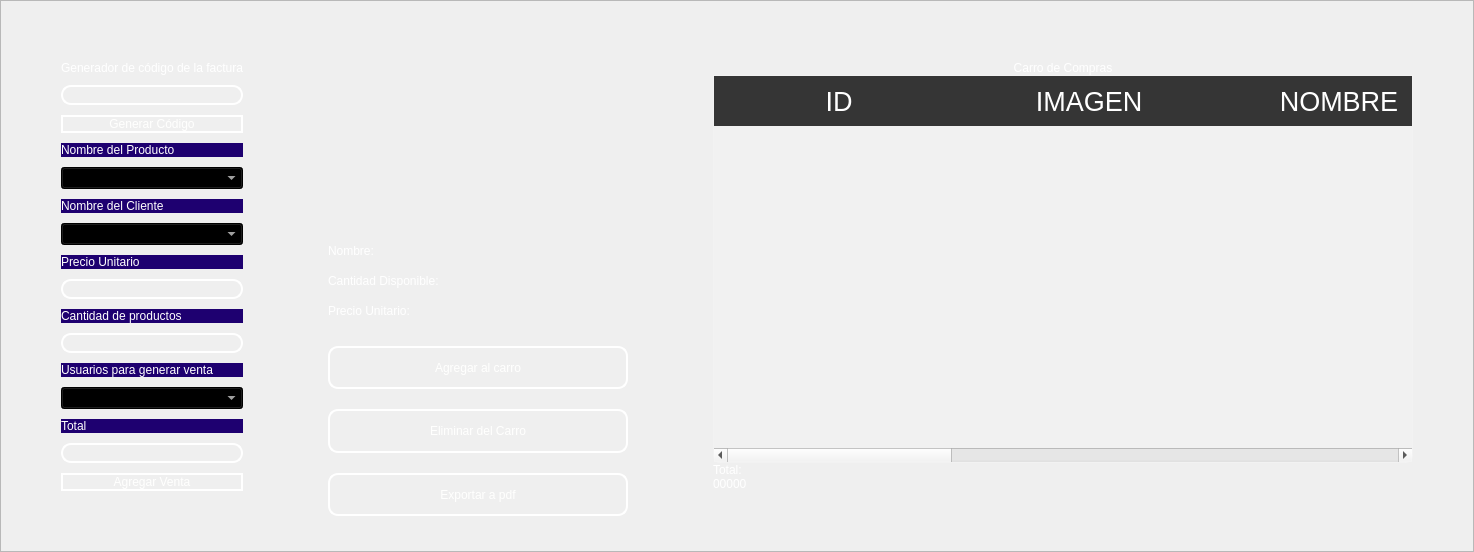
        <widget class="QFrame" name="frame_3">
         <property name="sizePolicy">
          <sizepolicy hsizetype="Maximum" vsizetype="Preferred">
           <horstretch>0</horstretch>
           <verstretch>0</verstretch>
          </sizepolicy>
         </property>
         <property name="layoutDirection">
          <enum>Qt::LeftToRight</enum>
         </property>
         <property name="frameShape">
          <enum>QFrame::StyledPanel</enum>
         </property>
         <property name="frameShadow">
          <enum>QFrame::Raised</enum>
         </property>
         <property name="lineWidth">
          <number>0</number>
         </property>
         <layout class="QHBoxLayout" name="horizontalLayout_4">
          <property name="spacing">
           <number>10</number>
          </property>
          <property name="sizeConstraint">
           <enum>QLayout::SetDefaultConstraint</enum>
          </property>
          <property name="leftMargin">
           <number>10</number>
          </property>
          <property name="topMargin">
           <number>10</number>
          </property>
          <property name="rightMargin">
           <number>10</number>
          </property>
          <property name="bottomMargin">
           <number>10</number>
          </property>
          <item>
           <layout class="QVBoxLayout" name="verticalLayout_3">
            <property name="spacing">
             <number>10</number>
            </property>
            <property name="leftMargin">
             <number>50</number>
            </property>
            <property name="topMargin">
             <number>50</number>
            </property>
            <property name="rightMargin">
             <number>50</number>
            </property>
            <property name="bottomMargin">
             <number>50</number>
            </property>
            <item>
             <widget class="QLabel" name="label_10">
              <property name="styleSheet">
               <string notr="true">color: rgb(255, 255, 255);
font: 10pt &quot;MS Shell Dlg 2&quot;;</string>
              </property>
              <property name="text">
               <string>Generador de código de la factura</string>
              </property>
             </widget>
            </item>
            <item>
             <widget class="QLineEdit" name="codetxt">
              <property name="enabled">
               <bool>false</bool>
              </property>
              <property name="styleSheet">
               <string notr="true">QLabel {
	color: rgb(255, 255, 254);
	font: 12pt &quot;Arial&quot;;
	background-color: rgba(0, 0, 0,0);
}


QLineEdit{
background-color: rgba(0, 0, 0,0);
border-radius:10px; 
font: 12pt &quot;Arial&quot;;
color: rgb(255, 255, 254);
border: 2px solid  rgb(255, 255, 255);

}

QLineEdit:hover{
background-color: rgba(0, 0, 0,0);
border-radius:10px; 
font: 12pt &quot;Arial&quot;;
border: 2px solid  rgb(120, 0, 171);
}

QLineEdit:focus{
background-color: rgb(0, 0, 0);
border-radius:10px; 
font: 12pt &quot;Arial&quot;;
border: 2px solid rgb(120, 0, 171);
}

QCheckBox{
	font: 12pt &quot;Arial&quot;;
	color: rgb(255, 255, 255);
}

QCheckBox::indicator {
    width: 18px;
    height:18px;
}

QCheckBox::indicator:unchecked {
   background-image: url(image/square.svg);
}

QCheckBox::indicator:checked {
   background-image: url(image/check-square.svg);
}

QPushButton{
border-radius:10px; 
font: 12pt &quot;Arial&quot;;
color: rgb(255, 255, 254);
border: 2px solid #ffffff;
}

QPushButton:hover{
border-radius:10px; 
font: 12pt &quot;Arial&quot;;
color: rgb(255, 255, 255);
border: 2px solid rgb(120, 0, 171);
	background-color: rgb(120, 0, 171);
}
QFrame{
 	background-color: #1E0070;
	border-radius:15px; 
}
</string>
              </property>
             </widget>
            </item>
            <item>
             <widget class="QPushButton" name="btn_get_code">
              <property name="cursor">
               <cursorShape>PointingHandCursor</cursorShape>
              </property>
              <property name="styleSheet">
               <string notr="true">QLabel {
	color: rgb(255, 255, 254);
	font: 12pt &quot;Arial&quot;;
	background-color: rgba(0, 0, 0,0);
}


QLineEdit{
background-color: rgba(0, 0, 0,0);
border-radius:10px; 
font: 12pt &quot;Arial&quot;;
color: rgb(255, 255, 254);
border: 2px solid  rgb(255, 255, 255);

}

QLineEdit:hover{
background-color: rgba(0, 0, 0,0);
border-radius:10px; 
font: 12pt &quot;Arial&quot;;
border: 2px solid  rgb(120, 0, 171);
}

QLineEdit:focus{
background-color: rgb(0, 0, 0);
border-radius:10px; 
font: 12pt &quot;Arial&quot;;
border: 2px solid rgb(120, 0, 171);
}

QCheckBox{
	font: 12pt &quot;Arial&quot;;
	color: rgb(255, 255, 255);
}

QCheckBox::indicator {
    width: 18px;
    height:18px;
}

QCheckBox::indicator:unchecked {
   background-image: url(image/square.svg);
}

QCheckBox::indicator:checked {
   background-image: url(image/check-square.svg);
}

QPushButton{
border-radius:10px; 
font: 12pt &quot;Arial&quot;;
color: rgb(255, 255, 254);
border: 2px solid #ffffff;
}

QPushButton:hover{
border-radius:10px; 
font: 12pt &quot;Arial&quot;;
color: rgb(255, 255, 255);
border: 2px solid rgb(120, 0, 171);
	background-color: rgb(120, 0, 171);
}
QFrame{
 	background-color: #1E0070;
	border-radius:15px; 
}
</string>
              </property>
              <property name="text">
               <string>Generar Código</string>
              </property>
             </widget>
            </item>
            <item>
             <widget class="QLabel" name="label_7">
              <property name="styleSheet">
               <string notr="true">QLabel {
	color: rgb(255, 255, 254);
	font: 12pt &quot;Arial&quot;;
	background-color: rgba(0, 0, 0,0);
}


QLineEdit{
background-color: rgba(0, 0, 0,0);
border-radius:10px; 
font: 12pt &quot;Arial&quot;;
color: rgb(255, 255, 254);
border: 2px solid  rgb(255, 255, 255);

}

QLineEdit:hover{
background-color: rgba(0, 0, 0,0);
border-radius:10px; 
font: 12pt &quot;Arial&quot;;
border: 2px solid  rgb(120, 0, 171);
}

QLineEdit:focus{
background-color: rgb(0, 0, 0);
border-radius:10px; 
font: 12pt &quot;Arial&quot;;
border: 2px solid rgb(120, 0, 171);
}

QCheckBox{
	font: 12pt &quot;Arial&quot;;
	color: rgb(255, 255, 255);
}

QCheckBox::indicator {
    width: 18px;
    height:18px;
}

QCheckBox::indicator:unchecked {
   background-image: url(image/square.svg);
}

QCheckBox::indicator:checked {
   background-image: url(image/check-square.svg);
}

QPushButton{
border-radius:10px; 
font: 12pt &quot;Arial&quot;;
color: rgb(255, 255, 254);
border: 2px solid #ffffff;
}

QPushButton:hover{
border-radius:10px; 
font: 12pt &quot;Arial&quot;;
color: rgb(255, 255, 255);
border: 2px solid rgb(120, 0, 171);
	background-color: rgb(120, 0, 171);
}
QFrame{
 	background-color: #1E0070;
	border-radius:15px; 
}
</string>
              </property>
              <property name="text">
               <string>Nombre del Producto</string>
              </property>
             </widget>
            </item>
            <item>
             <widget class="QComboBox" name="comboboxproduct">
              <property name="cursor">
               <cursorShape>PointingHandCursor</cursorShape>
              </property>
              <property name="styleSheet">
               <string notr="true">background-color: rgb(0, 0, 0);
color: rgb(255, 255, 255);
</string>
              </property>
             </widget>
            </item>
            <item>
             <widget class="QLabel" name="label_6">
              <property name="styleSheet">
               <string notr="true">QLabel {
	color: rgb(255, 255, 254);
	font: 12pt &quot;Arial&quot;;
	background-color: rgba(0, 0, 0,0);
}


QLineEdit{
background-color: rgba(0, 0, 0,0);
border-radius:10px; 
font: 12pt &quot;Arial&quot;;
color: rgb(255, 255, 254);
border: 2px solid  rgb(255, 255, 255);

}

QLineEdit:hover{
background-color: rgba(0, 0, 0,0);
border-radius:10px; 
font: 12pt &quot;Arial&quot;;
border: 2px solid  rgb(120, 0, 171);
}

QLineEdit:focus{
background-color: rgb(0, 0, 0);
border-radius:10px; 
font: 12pt &quot;Arial&quot;;
border: 2px solid rgb(120, 0, 171);
}

QCheckBox{
	font: 12pt &quot;Arial&quot;;
	color: rgb(255, 255, 255);
}

QCheckBox::indicator {
    width: 18px;
    height:18px;
}

QCheckBox::indicator:unchecked {
   background-image: url(image/square.svg);
}

QCheckBox::indicator:checked {
   background-image: url(image/check-square.svg);
}

QPushButton{
border-radius:10px; 
font: 12pt &quot;Arial&quot;;
color: rgb(255, 255, 254);
border: 2px solid #ffffff;
}

QPushButton:hover{
border-radius:10px; 
font: 12pt &quot;Arial&quot;;
color: rgb(255, 255, 255);
border: 2px solid rgb(120, 0, 171);
	background-color: rgb(120, 0, 171);
}
QFrame{
 	background-color: #1E0070;
	border-radius:15px; 
}
</string>
              </property>
              <property name="text">
               <string>Nombre del Cliente</string>
              </property>
             </widget>
            </item>
            <item>
             <widget class="QComboBox" name="comboboxclient">
              <property name="cursor">
               <cursorShape>PointingHandCursor</cursorShape>
              </property>
              <property name="styleSheet">
               <string notr="true">background-color: rgb(0, 0, 0);
color: rgb(255, 255, 255);
</string>
              </property>
             </widget>
            </item>
            <item>
             <widget class="QLabel" name="label_5">
              <property name="styleSheet">
               <string notr="true">QLabel {
	color: rgb(255, 255, 254);
	font: 12pt &quot;Arial&quot;;
	background-color: rgba(0, 0, 0,0);
}


QLineEdit{
background-color: rgba(0, 0, 0,0);
border-radius:10px; 
font: 12pt &quot;Arial&quot;;
color: rgb(255, 255, 254);
border: 2px solid  rgb(255, 255, 255);

}

QLineEdit:hover{
background-color: rgba(0, 0, 0,0);
border-radius:10px; 
font: 12pt &quot;Arial&quot;;
border: 2px solid  rgb(120, 0, 171);
}

QLineEdit:focus{
background-color: rgb(0, 0, 0);
border-radius:10px; 
font: 12pt &quot;Arial&quot;;
border: 2px solid rgb(120, 0, 171);
}

QCheckBox{
	font: 12pt &quot;Arial&quot;;
	color: rgb(255, 255, 255);
}

QCheckBox::indicator {
    width: 18px;
    height:18px;
}

QCheckBox::indicator:unchecked {
   background-image: url(image/square.svg);
}

QCheckBox::indicator:checked {
   background-image: url(image/check-square.svg);
}

QPushButton{
border-radius:10px; 
font: 12pt &quot;Arial&quot;;
color: rgb(255, 255, 254);
border: 2px solid #ffffff;
}

QPushButton:hover{
border-radius:10px; 
font: 12pt &quot;Arial&quot;;
color: rgb(255, 255, 255);
border: 2px solid rgb(120, 0, 171);
	background-color: rgb(120, 0, 171);
}
QFrame{
 	background-color: #1E0070;
	border-radius:15px; 
}
</string>
              </property>
              <property name="text">
               <string>Precio Unitario</string>
              </property>
             </widget>
            </item>
            <item>
             <widget class="QLineEdit" name="unitpricetxt">
              <property name="enabled">
               <bool>false</bool>
              </property>
              <property name="styleSheet">
               <string notr="true">QLabel {
	color: rgb(255, 255, 254);
	font: 12pt &quot;Arial&quot;;
	background-color: rgba(0, 0, 0,0);
}


QLineEdit{
background-color: rgba(0, 0, 0,0);
border-radius:10px; 
font: 12pt &quot;Arial&quot;;
color: rgb(255, 255, 254);
border: 2px solid  rgb(255, 255, 255);

}

QLineEdit:hover{
background-color: rgba(0, 0, 0,0);
border-radius:10px; 
font: 12pt &quot;Arial&quot;;
border: 2px solid  rgb(120, 0, 171);
}

QLineEdit:focus{
background-color: rgb(0, 0, 0);
border-radius:10px; 
font: 12pt &quot;Arial&quot;;
border: 2px solid rgb(120, 0, 171);
}

QCheckBox{
	font: 12pt &quot;Arial&quot;;
	color: rgb(255, 255, 255);
}

QCheckBox::indicator {
    width: 18px;
    height:18px;
}

QCheckBox::indicator:unchecked {
   background-image: url(image/square.svg);
}

QCheckBox::indicator:checked {
   background-image: url(image/check-square.svg);
}

QPushButton{
border-radius:10px; 
font: 12pt &quot;Arial&quot;;
color: rgb(255, 255, 254);
border: 2px solid #ffffff;
}

QPushButton:hover{
border-radius:10px; 
font: 12pt &quot;Arial&quot;;
color: rgb(255, 255, 255);
border: 2px solid rgb(120, 0, 171);
	background-color: rgb(120, 0, 171);
}
QFrame{
 	background-color: #1E0070;
	border-radius:15px; 
}
</string>
              </property>
             </widget>
            </item>
            <item>
             <widget class="QLabel" name="label_4">
              <property name="styleSheet">
               <string notr="true">QLabel {
	color: rgb(255, 255, 254);
	font: 12pt &quot;Arial&quot;;
	background-color: rgba(0, 0, 0,0);
}


QLineEdit{
background-color: rgba(0, 0, 0,0);
border-radius:10px; 
font: 12pt &quot;Arial&quot;;
color: rgb(255, 255, 254);
border: 2px solid  rgb(255, 255, 255);

}

QLineEdit:hover{
background-color: rgba(0, 0, 0,0);
border-radius:10px; 
font: 12pt &quot;Arial&quot;;
border: 2px solid  rgb(120, 0, 171);
}

QLineEdit:focus{
background-color: rgb(0, 0, 0);
border-radius:10px; 
font: 12pt &quot;Arial&quot;;
border: 2px solid rgb(120, 0, 171);
}

QCheckBox{
	font: 12pt &quot;Arial&quot;;
	color: rgb(255, 255, 255);
}

QCheckBox::indicator {
    width: 18px;
    height:18px;
}

QCheckBox::indicator:unchecked {
   background-image: url(image/square.svg);
}

QCheckBox::indicator:checked {
   background-image: url(image/check-square.svg);
}

QPushButton{
border-radius:10px; 
font: 12pt &quot;Arial&quot;;
color: rgb(255, 255, 254);
border: 2px solid #ffffff;
}

QPushButton:hover{
border-radius:10px; 
font: 12pt &quot;Arial&quot;;
color: rgb(255, 255, 255);
border: 2px solid rgb(120, 0, 171);
	background-color: rgb(120, 0, 171);
}
QFrame{
 	background-color: #1E0070;
	border-radius:15px; 
}
</string>
              </property>
              <property name="text">
               <string>Cantidad de productos</string>
              </property>
             </widget>
            </item>
            <item>
             <widget class="QLineEdit" name="quantitytxt">
              <property name="styleSheet">
               <string notr="true">QLabel {
	color: rgb(255, 255, 254);
	font: 12pt &quot;Arial&quot;;
	background-color: rgba(0, 0, 0,0);
}


QLineEdit{
background-color: rgba(0, 0, 0,0);
border-radius:10px; 
font: 12pt &quot;Arial&quot;;
color: rgb(255, 255, 254);
border: 2px solid  rgb(255, 255, 255);

}

QLineEdit:hover{
background-color: rgba(0, 0, 0,0);
border-radius:10px; 
font: 12pt &quot;Arial&quot;;
border: 2px solid  rgb(120, 0, 171);
}

QLineEdit:focus{
background-color: rgb(0, 0, 0);
border-radius:10px; 
font: 12pt &quot;Arial&quot;;
border: 2px solid rgb(120, 0, 171);
}

QCheckBox{
	font: 12pt &quot;Arial&quot;;
	color: rgb(255, 255, 255);
}

QCheckBox::indicator {
    width: 18px;
    height:18px;
}

QCheckBox::indicator:unchecked {
   background-image: url(image/square.svg);
}

QCheckBox::indicator:checked {
   background-image: url(image/check-square.svg);
}

QPushButton{
border-radius:10px; 
font: 12pt &quot;Arial&quot;;
color: rgb(255, 255, 254);
border: 2px solid #ffffff;
}

QPushButton:hover{
border-radius:10px; 
font: 12pt &quot;Arial&quot;;
color: rgb(255, 255, 255);
border: 2px solid rgb(120, 0, 171);
	background-color: rgb(120, 0, 171);
}
QFrame{
 	background-color: #1E0070;
	border-radius:15px; 
}
</string>
              </property>
             </widget>
            </item>
            <item>
             <widget class="QLabel" name="label_3">
              <property name="styleSheet">
               <string notr="true">QLabel {
	color: rgb(255, 255, 254);
	font: 12pt &quot;Arial&quot;;
	background-color: rgba(0, 0, 0,0);
}


QLineEdit{
background-color: rgba(0, 0, 0,0);
border-radius:10px; 
font: 12pt &quot;Arial&quot;;
color: rgb(255, 255, 254);
border: 2px solid  rgb(255, 255, 255);

}

QLineEdit:hover{
background-color: rgba(0, 0, 0,0);
border-radius:10px; 
font: 12pt &quot;Arial&quot;;
border: 2px solid  rgb(120, 0, 171);
}

QLineEdit:focus{
background-color: rgb(0, 0, 0);
border-radius:10px; 
font: 12pt &quot;Arial&quot;;
border: 2px solid rgb(120, 0, 171);
}

QCheckBox{
	font: 12pt &quot;Arial&quot;;
	color: rgb(255, 255, 255);
}

QCheckBox::indicator {
    width: 18px;
    height:18px;
}

QCheckBox::indicator:unchecked {
   background-image: url(image/square.svg);
}

QCheckBox::indicator:checked {
   background-image: url(image/check-square.svg);
}

QPushButton{
border-radius:10px; 
font: 12pt &quot;Arial&quot;;
color: rgb(255, 255, 254);
border: 2px solid #ffffff;
}

QPushButton:hover{
border-radius:10px; 
font: 12pt &quot;Arial&quot;;
color: rgb(255, 255, 255);
border: 2px solid rgb(120, 0, 171);
	background-color: rgb(120, 0, 171);
}
QFrame{
 	background-color: #1E0070;
	border-radius:15px; 
}
</string>
              </property>
              <property name="text">
               <string>Usuarios para generar venta</string>
              </property>
             </widget>
            </item>
            <item>
             <widget class="QComboBox" name="comboboxuser">
              <property name="cursor">
               <cursorShape>PointingHandCursor</cursorShape>
              </property>
              <property name="styleSheet">
               <string notr="true">background-color: rgb(0, 0, 0);
color: rgb(255, 255, 255);
</string>
              </property>
             </widget>
            </item>
            <item>
             <widget class="QLabel" name="label_2">
              <property name="styleSheet">
               <string notr="true">QLabel {
	color: rgb(255, 255, 254);
	font: 12pt &quot;Arial&quot;;
	background-color: rgba(0, 0, 0,0);
}


QLineEdit{
background-color: rgba(0, 0, 0,0);
border-radius:10px; 
font: 12pt &quot;Arial&quot;;
color: rgb(255, 255, 254);
border: 2px solid  rgb(255, 255, 255);

}

QLineEdit:hover{
background-color: rgba(0, 0, 0,0);
border-radius:10px; 
font: 12pt &quot;Arial&quot;;
border: 2px solid  rgb(120, 0, 171);
}

QLineEdit:focus{
background-color: rgb(0, 0, 0);
border-radius:10px; 
font: 12pt &quot;Arial&quot;;
border: 2px solid rgb(120, 0, 171);
}

QCheckBox{
	font: 12pt &quot;Arial&quot;;
	color: rgb(255, 255, 255);
}

QCheckBox::indicator {
    width: 18px;
    height:18px;
}

QCheckBox::indicator:unchecked {
   background-image: url(image/square.svg);
}

QCheckBox::indicator:checked {
   background-image: url(image/check-square.svg);
}

QPushButton{
border-radius:10px; 
font: 12pt &quot;Arial&quot;;
color: rgb(255, 255, 254);
border: 2px solid #ffffff;
}

QPushButton:hover{
border-radius:10px; 
font: 12pt &quot;Arial&quot;;
color: rgb(255, 255, 255);
border: 2px solid rgb(120, 0, 171);
	background-color: rgb(120, 0, 171);
}
QFrame{
 	background-color: #1E0070;
	border-radius:15px; 
}
</string>
              </property>
              <property name="text">
               <string>Total</string>
              </property>
             </widget>
            </item>
            <item>
             <widget class="QLineEdit" name="totalpricetxt">
              <property name="enabled">
               <bool>false</bool>
              </property>
              <property name="styleSheet">
               <string notr="true">QLabel {
	color: rgb(255, 255, 254);
	font: 12pt &quot;Arial&quot;;
	background-color: rgba(0, 0, 0,0);
}


QLineEdit{
background-color: rgba(0, 0, 0,0);
border-radius:10px; 
font: 12pt &quot;Arial&quot;;
color: rgb(255, 255, 254);
border: 2px solid  rgb(255, 255, 255);

}

QLineEdit:hover{
background-color: rgba(0, 0, 0,0);
border-radius:10px; 
font: 12pt &quot;Arial&quot;;
border: 2px solid  rgb(120, 0, 171);
}

QLineEdit:focus{
background-color: rgb(0, 0, 0);
border-radius:10px; 
font: 12pt &quot;Arial&quot;;
border: 2px solid rgb(120, 0, 171);
}

QCheckBox{
	font: 12pt &quot;Arial&quot;;
	color: rgb(255, 255, 255);
}

QCheckBox::indicator {
    width: 18px;
    height:18px;
}

QCheckBox::indicator:unchecked {
   background-image: url(image/square.svg);
}

QCheckBox::indicator:checked {
   background-image: url(image/check-square.svg);
}

QPushButton{
border-radius:10px; 
font: 12pt &quot;Arial&quot;;
color: rgb(255, 255, 254);
border: 2px solid #ffffff;
}

QPushButton:hover{
border-radius:10px; 
font: 12pt &quot;Arial&quot;;
color: rgb(255, 255, 255);
border: 2px solid rgb(120, 0, 171);
	background-color: rgb(120, 0, 171);
}
QFrame{
 	background-color: #1E0070;
	border-radius:15px; 
}
</string>
              </property>
             </widget>
            </item>
            <item>
             <widget class="QPushButton" name="btn_register_sale">
              <property name="cursor">
               <cursorShape>PointingHandCursor</cursorShape>
              </property>
              <property name="styleSheet">
               <string notr="true">QLabel {
	color: rgb(255, 255, 254);
	font: 12pt &quot;Arial&quot;;
	background-color: rgba(0, 0, 0,0);
}


QLineEdit{
background-color: rgba(0, 0, 0,0);
border-radius:10px; 
font: 12pt &quot;Arial&quot;;
color: rgb(255, 255, 254);
border: 2px solid  rgb(255, 255, 255);

}

QLineEdit:hover{
background-color: rgba(0, 0, 0,0);
border-radius:10px; 
font: 12pt &quot;Arial&quot;;
border: 2px solid  rgb(120, 0, 171);
}

QLineEdit:focus{
background-color: rgb(0, 0, 0);
border-radius:10px; 
font: 12pt &quot;Arial&quot;;
border: 2px solid rgb(120, 0, 171);
}

QCheckBox{
	font: 12pt &quot;Arial&quot;;
	color: rgb(255, 255, 255);
}

QCheckBox::indicator {
    width: 18px;
    height:18px;
}

QCheckBox::indicator:unchecked {
   background-image: url(image/square.svg);
}

QCheckBox::indicator:checked {
   background-image: url(image/check-square.svg);
}

QPushButton{
border-radius:10px; 
font: 12pt &quot;Arial&quot;;
color: rgb(255, 255, 254);
border: 2px solid #ffffff;
}

QPushButton:hover{
border-radius:10px; 
font: 12pt &quot;Arial&quot;;
color: rgb(255, 255, 255);
border: 2px solid rgb(120, 0, 171);
	background-color: rgb(120, 0, 171);
}
QFrame{
 	background-color: #1E0070;
	border-radius:15px; 
}
</string>
              </property>
              <property name="text">
               <string>Agregar Venta</string>
              </property>
             </widget>
            </item>
           </layout>
          </item>
          <item>
           <layout class="QVBoxLayout" name="verticalLayout_4">
            <property name="spacing">
             <number>0</number>
            </property>
            <property name="leftMargin">
             <number>25</number>
            </property>
            <property name="topMargin">
             <number>25</number>
            </property>
            <property name="rightMargin">
             <number>25</number>
            </property>
            <property name="bottomMargin">
             <number>25</number>
            </property>
            <item>
             <widget class="QLabel" name="labelimage">
              <property name="minimumSize">
               <size>
                <width>0</width>
                <height>200</height>
               </size>
              </property>
              <property name="maximumSize">
               <size>
                <width>200</width>
                <height>200</height>
               </size>
              </property>
              <property name="text">
               <string/>
              </property>
             </widget>
            </item>
            <item>
             <widget class="QLabel" name="labelname">
              <property name="minimumSize">
               <size>
                <width>300</width>
                <height>0</height>
               </size>
              </property>
              <property name="maximumSize">
               <size>
                <width>300</width>
                <height>30</height>
               </size>
              </property>
              <property name="styleSheet">
               <string notr="true">color: rgb(255, 255, 255);
font: 12pt &quot;MS Shell Dlg 2&quot;;</string>
              </property>
              <property name="text">
               <string>Nombre:</string>
              </property>
             </widget>
            </item>
            <item>
             <widget class="QLabel" name="labelstock">
              <property name="minimumSize">
               <size>
                <width>180</width>
                <height>0</height>
               </size>
              </property>
              <property name="maximumSize">
               <size>
                <width>300</width>
                <height>30</height>
               </size>
              </property>
              <property name="styleSheet">
               <string notr="true">color: rgb(255, 255, 255);
font: 12pt &quot;MS Shell Dlg 2&quot;;</string>
              </property>
              <property name="text">
               <string>Cantidad Disponible:</string>
              </property>
             </widget>
            </item>
            <item>
             <widget class="QLabel" name="labeluprice">
              <property name="maximumSize">
               <size>
                <width>300</width>
                <height>30</height>
               </size>
              </property>
              <property name="styleSheet">
               <string notr="true">color: rgb(255, 255, 255);
font: 12pt &quot;MS Shell Dlg 2&quot;;</string>
              </property>
              <property name="text">
               <string>Precio Unitario:</string>
              </property>
             </widget>
            </item>
            <item>
             <spacer name="verticalSpacer">
              <property name="orientation">
               <enum>Qt::Vertical</enum>
              </property>
              <property name="sizeType">
               <enum>QSizePolicy::Fixed</enum>
              </property>
              <property name="sizeHint" stdset="0">
               <size>
                <width>10</width>
                <height>20</height>
               </size>
              </property>
             </spacer>
            </item>
            <item>
             <widget class="QPushButton" name="btn_add_cart">
              <property name="maximumSize">
               <size>
                <width>300</width>
                <height>50</height>
               </size>
              </property>
              <property name="cursor">
               <cursorShape>PointingHandCursor</cursorShape>
              </property>
              <property name="styleSheet">
               <string notr="true">QPushButton{
border-radius:10px; 
font: 12pt &quot;Arial&quot;;
color: rgb(255, 255, 254);
border: 2px solid #ffffff;
}

QPushButton:hover{
border-radius:10px; 
font: 12pt &quot;Arial&quot;;
color: rgb(255, 255, 255);
border: 2px solid rgb(120, 0, 171);
	background-color: rgb(120, 0, 171);
}</string>
              </property>
              <property name="text">
               <string>Agregar al carro</string>
              </property>
              <property name="iconSize">
               <size>
                <width>30</width>
                <height>30</height>
               </size>
              </property>
             </widget>
            </item>
            <item>
             <spacer name="verticalSpacer_2">
              <property name="orientation">
               <enum>Qt::Vertical</enum>
              </property>
              <property name="sizeType">
               <enum>QSizePolicy::Fixed</enum>
              </property>
              <property name="sizeHint" stdset="0">
               <size>
                <width>20</width>
                <height>20</height>
               </size>
              </property>
             </spacer>
            </item>
            <item>
             <widget class="QPushButton" name="btn_delete">
              <property name="maximumSize">
               <size>
                <width>300</width>
                <height>50</height>
               </size>
              </property>
              <property name="cursor">
               <cursorShape>PointingHandCursor</cursorShape>
              </property>
              <property name="styleSheet">
               <string notr="true">QPushButton{
border-radius:10px; 
font: 12pt &quot;Arial&quot;;
color: rgb(255, 255, 254);
border: 2px solid #ffffff;
}

QPushButton:hover{
border-radius:10px; 
font: 12pt &quot;Arial&quot;;
color: rgb(255, 255, 255);
border: 2px solid rgb(120, 0, 171);
	background-color: rgb(120, 0, 171);
}</string>
              </property>
              <property name="text">
               <string>Eliminar del Carro</string>
              </property>
              <property name="iconSize">
               <size>
                <width>30</width>
                <height>30</height>
               </size>
              </property>
             </widget>
            </item>
            <item>
             <spacer name="verticalSpacer_3">
              <property name="orientation">
               <enum>Qt::Vertical</enum>
              </property>
              <property name="sizeType">
               <enum>QSizePolicy::Fixed</enum>
              </property>
              <property name="sizeHint" stdset="0">
               <size>
                <width>20</width>
                <height>20</height>
               </size>
              </property>
             </spacer>
            </item>
            <item>
             <widget class="QPushButton" name="btn_export_pdf">
              <property name="maximumSize">
               <size>
                <width>300</width>
                <height>50</height>
               </size>
              </property>
              <property name="styleSheet">
               <string notr="true">QPushButton{
border-radius:10px; 
font: 12pt &quot;Arial&quot;;
color: rgb(255, 255, 254);
border: 2px solid #ffffff;
}

QPushButton:hover{
border-radius:10px; 
font: 12pt &quot;Arial&quot;;
color: rgb(255, 255, 255);
border: 2px solid rgb(120, 0, 171);
	background-color: rgb(120, 0, 171);
}</string>
              </property>
              <property name="text">
               <string>Exportar a pdf</string>
              </property>
             </widget>
            </item>
           </layout>
          </item>
          <item>
           <layout class="QVBoxLayout" name="verticalLayout_5">
            <property name="spacing">
             <number>0</number>
            </property>
            <property name="leftMargin">
             <number>50</number>
            </property>
            <property name="topMargin">
             <number>50</number>
            </property>
            <property name="rightMargin">
             <number>50</number>
            </property>
            <property name="bottomMargin">
             <number>50</number>
            </property>
            <item>
             <widget class="QLabel" name="label_8">
              <property name="styleSheet">
               <string notr="true">color: rgb(255, 255, 255);
font: 25pt &quot;MS Shell Dlg 2&quot;;</string>
              </property>
              <property name="text">
               <string>Carro de Compras</string>
              </property>
              <property name="alignment">
               <set>Qt::AlignCenter</set>
              </property>
             </widget>
            </item>
            <item>
             <widget class="QTableWidget" name="table_cart">
              <property name="minimumSize">
               <size>
                <width>700</width>
                <height>0</height>
               </size>
              </property>
              <property name="maximumSize">
               <size>
                <width>700</width>
                <height>16777215</height>
               </size>
              </property>
              <property name="styleSheet">
               <string notr="true">QTableView {
background-color: rgba(255, 255, 255, 30); 
border: 1px solid rgba(255,255,255,40);
border-bottom-right-radius: 7px; 
border-bottom-left-radius: 7px; 
color: white;
	font: 15pt &quot;MS Shell Dlg 2&quot;;
}

QHeaderView::section {
background-color: rgb(53, 53, 53);
color: white;
border: none;
height: 50px;
font-size: 20pt;
}

QTableView::item {
    border-style: none;
    border-bottom: 1px solid rgba(255,255,255,50);
    padding-left: auto;
    padding-right: auto;
}

QTableView::item:selected{
	border: none;
	color: rgb(255, 255, 255);
    background-color: rgba(255, 255, 255, 50);
}
</string>
              </property>
              <property name="editTriggers">
               <set>QAbstractItemView::NoEditTriggers</set>
              </property>
              <attribute name="horizontalHeaderDefaultSectionSize">
               <number>250</number>
              </attribute>
              <column>
               <property name="text">
                <string>ID</string>
               </property>
              </column>
              <column>
               <property name="text">
                <string>IMAGEN</string>
               </property>
              </column>
              <column>
               <property name="text">
                <string>NOMBRE</string>
               </property>
              </column>
              <column>
               <property name="text">
                <string>CANTIDAD DE PRODUCTO</string>
               </property>
              </column>
              <column>
               <property name="text">
                <string>PRECIO U.</string>
               </property>
              </column>
              <column>
               <property name="text">
                <string>TOTAL</string>
               </property>
              </column>
             </widget>
            </item>
            <item>
             <widget class="QLabel" name="label_9">
              <property name="styleSheet">
               <string notr="true">font: 16pt &quot;MS Shell Dlg 2&quot;;
color: rgb(255, 255, 255);</string>
              </property>
              <property name="locale">
               <locale language="Spanish" country="Chile"/>
              </property>
              <property name="text">
               <string>Total:</string>
              </property>
              <property name="alignment">
               <set>Qt::AlignBottom|Qt::AlignLeading|Qt::AlignLeft</set>
              </property>
             </widget>
            </item>
            <item>
             <widget class="QLabel" name="labeltotal">
              <property name="styleSheet">
               <string notr="true">font: 16pt &quot;MS Shell Dlg 2&quot;;
color: rgb(255, 255, 255);</string>
              </property>
              <property name="text">
               <string>00000</string>
              </property>
              <property name="alignment">
               <set>Qt::AlignLeading|Qt::AlignLeft|Qt::AlignVCenter</set>
              </property>
             </widget>
            </item>
           </layout>
          </item>
         </layout>
        </widget>
